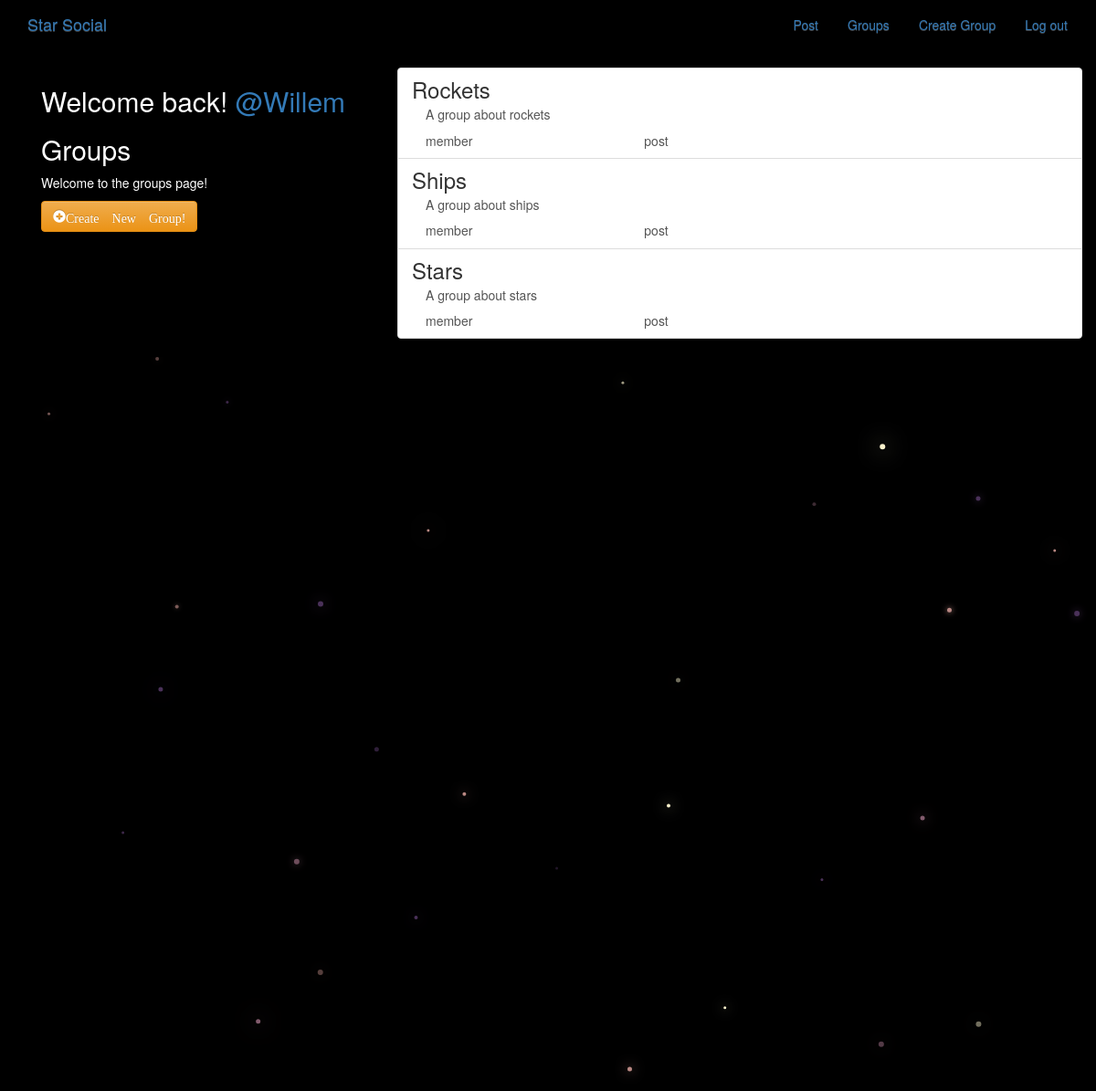
Screenshot of /groups/ (signed in) with the database file from the repository.
### groups/models.py (models this page shows, shortened)
class Group(models.Model):
    name = models.CharField(max_length=50, unique=True)
    slug = models.SlugField(allow_unicode=True, unique=True)
    description = models.TextField(blank=True, default='')
    description_html = models.TextField(editable=False, default='', blank=True)
    members = models.ManyToManyField(User, through='GroupMember')
    class Meta:
        ordering = ['name']

### groups/views.py (the view)
# urls.py: path('', views.ListGroups.as_view(), name='all'),
class ListGroups(generic.ListView):
    model = Group

### groups/templates/groups/group_list.html (shortened to what this page needs)
{% extends "groups/group_base.html" %}
{% block pregroup %}
    <div class='col-md-4'>
        <div class='content'>
            {% if user.is_authenticated %}
                <h2>Welcome back!
                    <a href="{% url "posts:for_user" username=user.username %}">
                        @{{user.username}}
                    </a>
                </h2>
            {% endif %}
            <h2>Groups</h2>
            <p>Welcome to the groups page!</p>
        </div>
        {% if user.is_authenticated %}
            <a href="{% url "groups:create" %}" class='btn btn-md btn-fill btn-warning'>
                <span class='glyphicon glyphicon-plus-sign'>Create New Group!</span>
            </a>
        {% endif %}
    </div>
{% endblock  %}
{% block group_content %}
    <div class='col-md-8'>
        <div class='list-group'>
            {% for group in object_list %}
                <a class='list-group-item' href="{% url "groups:single" slug=group.slug %}">
                    <h3 class='title list-group-item-heading'>{{group.name}}</h3>
                    <div class='list-group-item-text container-fluid'>
                        {{group.description_html|safe}}
                        <div class='row'>
                            <div class='col-md-4'>
                                member{{group.members.count|pluralize}}
                            </div>
                            <div class='col-md-4'>
                                post{{group.post.count|pluralize}}
                            </div>
                        </div>
                    </div>
                </a>
            {% endfor %}
        </div>
    </div>
{% endblock  %}

### static/simplesocial/css/master.css (style rules this page uses)
body { margin: 0; overflow: hidden; background-color: black; color:white; }

### rows the page displays
Group: name "Rockets", description_html "A group about rockets"
Group: name "Ships", description_html "A group about ships"
Group: name "Stars", description_html "A group about stars"

### other values shown
{{ user.username }} "Willem"
